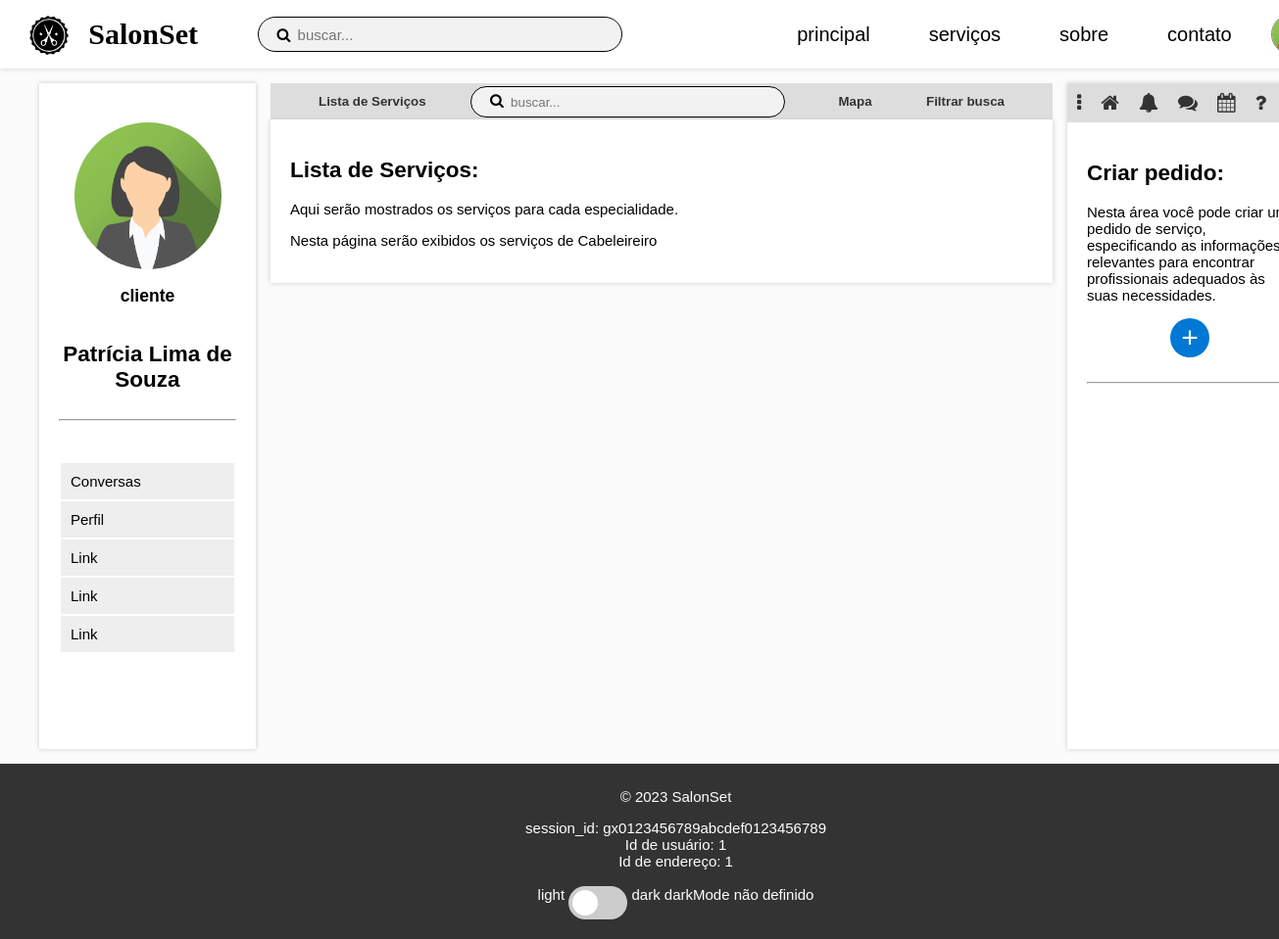
Before: /principal.php (signed in) with the older database file.
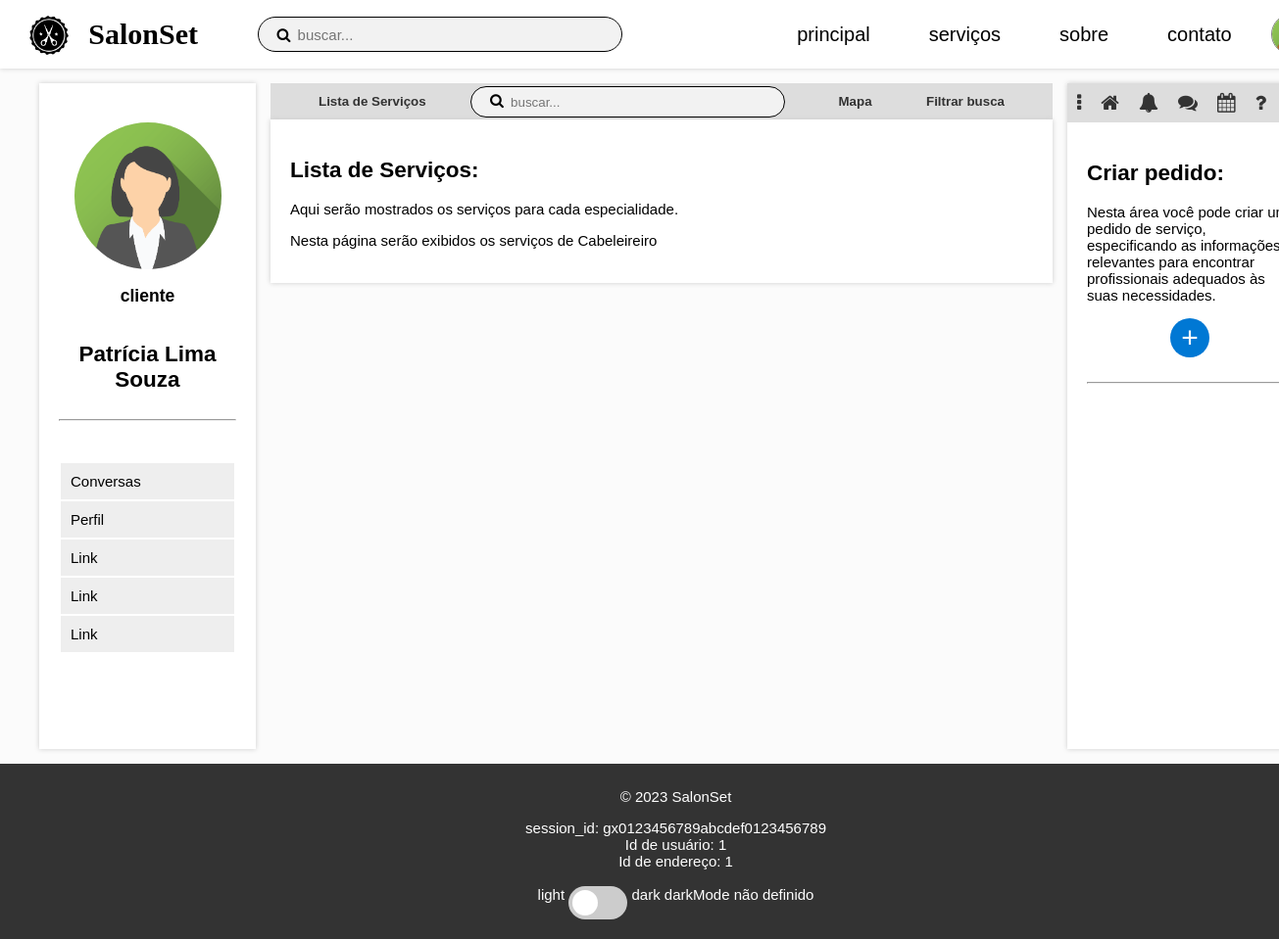
After: the same page with the newer database file.
### info-main.php (the view, shortened to what this page needs)
<div id="info">
    <div class="foto">
    </div>
    <div id="tipo-user">
        <h3>
            <?php
            echo $_SESSION['tipo'];
            ?>
        </h3>
    </div>
    <div id="nome">
        <h2 id="nomeperfil" style="text-align: center;">
            <?php
            $sql = "SELECT * FROM usuário WHERE email = '{$_SESSION['email']}'";
            $result = mysqli_query($conn, $sql);
            if (mysqli_num_rows($result) > 0) {
                while ($row = mysqli_fetch_assoc($result)) {
                    echo $row["nome"] . " " . $row["sobrenome"];
                }
            } else {
                echo "Nome-User";
            }
            ?>
        </h2>
    </div>
</div>

### footer.php (shortened to what this page needs)
<footer id="footer">
    <p>&copy; 2023 SalonSet</p>
    <?php
    if (isset($_SESSION['id']) && session_id() == $_SESSION['id']) {
        echo "session_id: " . session_id() . "<br>";
        include_once("conexao.php");
        $email = $_SESSION['email'];
        $sql = "SELECT id_usuario FROM usuário WHERE email = '$email'";
        $result = mysqli_query($conn, $sql);
        if (mysqli_num_rows($result) > 0) {
            $row = mysqli_fetch_assoc($result);
            $id = $row['id_usuario'];
            echo "Id de usuário: " . $id . "<br>";
        }
        $sql = "SELECT id_endereco FROM endereco WHERE id_usuario = '$id'";
        $result = mysqli_query($conn, $sql);
        if (mysqli_num_rows($result) > 0) {
            $row = mysqli_fetch_assoc($result);
            $id_end = $row['id_endereco'];
            echo "Id de endereço: " . $id_end . "<br>";
        }
    }
    ?>
    <br>
    <div id="switch">
        <span>light</span>
        <label class="switch">
            <span class="slider round"></span>
        </label>
        <span>dark</span>
        <?php
        if (isset($_SESSION['darkMode'])) {
            echo $_SESSION['darkMode'];
        } else {
            echo "darkMode não definido";
        }
        ?>
    </div>
</footer>

Changed rows visible on the page:
changed usuário "Souza": nome "Patrícia Lima de" → "Patrícia Lima"
